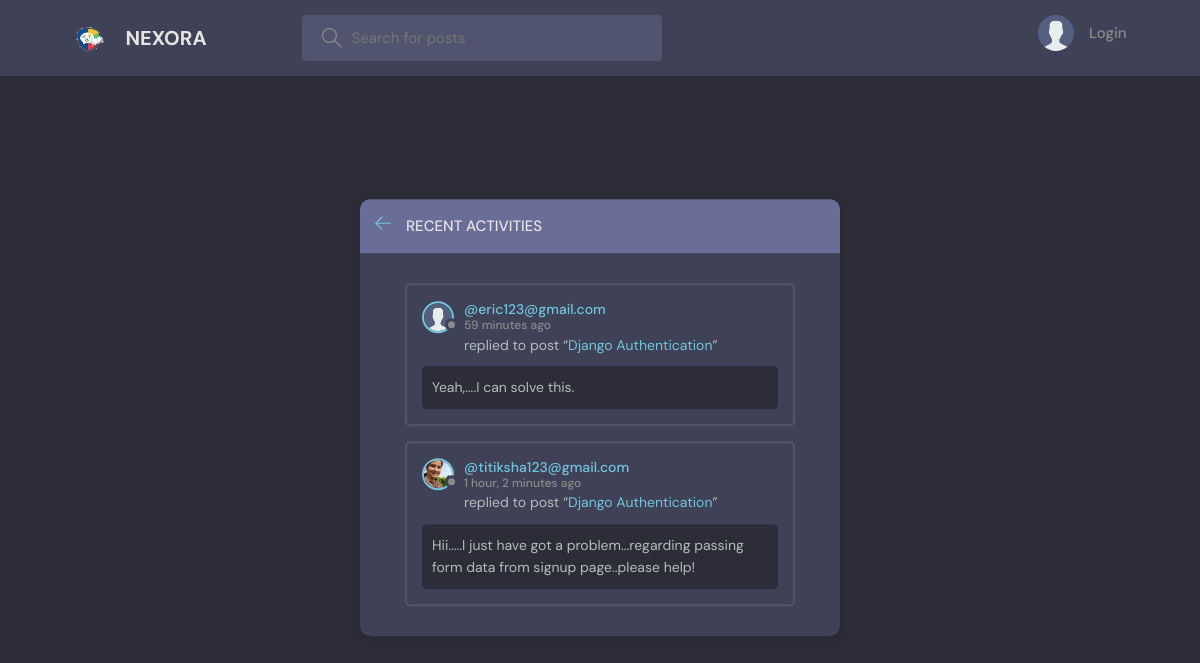
The page /activity/ on the database its author committed.
### base/models.py (models this page shows, shortened)
class Message(models.Model):
    user = models.ForeignKey(User, on_delete=models.CASCADE)
    room = models.ForeignKey(Room, on_delete=models.CASCADE)
    body = models.TextField()
    updated = models.DateTimeField(auto_now=True)
    created = models.DateTimeField(auto_now_add=True)
    class Meta:
        ordering = ['-updated', '-created']

class User(AbstractUser):
    name = models.CharField(max_length=200, null=True)
    email = models.EmailField(unique=True, null=True)
    bio = models.TextField(null=True)
    avatar = models.ImageField(null=True, default="avatar.svg")
    objects = CustomUserManager()
    USERNAME_FIELD = 'email'
    REQUIRED_FIELDS = ['username']
    username = models.CharField(max_length=150, unique=True, null=True, blank=True)

class Room(models.Model):
    host = models.ForeignKey(User, on_delete=models.SET_NULL, null=True)
    topic = models.ForeignKey(Topic, on_delete=models.SET_NULL, null=True)
    name = models.CharField(max_length=200)
    description = models.TextField(null=True, blank=True)
    participants = models.ManyToManyField(
        User, related_name='participants', blank=True)
    updated = models.DateTimeField(auto_now=True)
    created = models.DateTimeField(auto_now_add=True)
    class Meta:
        ordering = ['-updated', '-created']
    def __str__(self):
        return self.name

### base/views.py (the view)
# urls.py: path('activity/', views.activityPage, name="activity"),
def activityPage(request):
    room_messages = Message.objects.all()
    return render(request, 'base/activity.html', {'room_messages': room_messages})

### base/templates/base/activity.html (shortened to what this page needs)
{% extends 'main.html' %}
{% block content %}
<main class="layout">
  <div class="container">
    <div class="layout__box">
      <div class="layout__boxHeader">
        <div class="layout__boxTitle">
          <a href="{% url 'home' %}">
            <svg version="1.1" xmlns="http://www.w3.org/2000/svg" width="32" height="32" viewBox="0 0 32 32">
              <title>arrow-left</title>
              <path
                d="M13.723 2.286l-13.723 13.714 13.719 13.714 1.616-1.611-10.96-10.96h27.625v-2.286h-27.625l10.965-10.965-1.616-1.607z">
              </path>
              </path>
            </svg>
          </a>
          <h3>Recent Activities</h3>
        </div>
      </div>
      <div class="activities-page layout__body">
        {% for message in room_messages %}
        <div class="activities__box">
          <div class="activities__boxHeader roomListRoom__header">
            <a href="{% url 'user-profile' message.user.id %}" class="roomListRoom__author">
              <div class="avatar avatar--small">
                <img src="{{message.user.avatar.url}}" />
              </div>
              <p>
                @{{message.user}}
                <span>{{message.created|timesince}} ago</span>
              </p>
            </a>
          </div>
          <div class="activities__boxContent">
            <p>replied to post “<a href="{% url 'room' message.room.id %}">{{message.room}}</a>”</p>
            <div class="activities__boxRoomContent">
              {{message.body}}
            </div>
          </div>
        </div>
        {% endfor %}
      </div>
    </div>
  </div>
</main>
{% endblock content %}

### static/styles/style.css (style rules this page uses)
:root { --color-main: #71c6dd; --color-main-light: #e1f6fb; --color-dark: #3f4156; --color-dark-medium: #51546e; --color-dark-light: #696d97; --color-light: #e5e5e5; --color-gray: #8b8b8b; --color-light-gray: #b2bdbd; --color-bg: #2d2d39; --color-success: #5dd693; --color-error: #fc4b0b; }
* { font-family: "DM Sans", -apple-system, BlinkMacSystemFont, "Segoe UI", Roboto, Oxygen, Ubuntu, Cantarell, "Open Sans", "Helvetica Neue", sans-serif; margin: 0; padding: 0; box-sizing: border-box; text-rendering: optimizeLegibility; font-size: inherit; }
html { font-size: 56.25%; }
@media only screen and (min-width: 1200px) { html { font-size: 62.5%; } }
body { line-height: 1.6; font-weight: 400; font-size: 1.5rem; color: var(--color-light-gray); background-color: var(--color-bg); min-height: 100vh; }
img { width: 100%; }
a { display: inline-block; color: var(--color-main); text-decoration: none; }
.container { max-width: 120rem; width: 90%; margin: auto; }
.avatar { position: relative; display: inline-block; border-radius: 50%; border: 2px solid var(--color-main); }
.avatar img { display: block; border-radius: 50%; object-fit: cover; object-position: center; }
.avatar::after { content: ""; display: block; position: absolute; background-color: var(--color-gray); z-index: 111; border-radius: 50%; border: 0.3rem solid var(--color-dark); }
.avatar.avatar--small img { width: 2.8rem; height: 2.8rem; }
.avatar.avatar--small:after { width: 0.7rem; height: 0.7rem; bottom: 0px; right: -6px; }
.layout { margin-top: 2.4rem; }
.layout > .container { display: flex; justify-content: space-between; align-items: flex-start; }
.layout__box { width: 90%; max-width: 48rem; min-height: 40rem; position: absolute; top: 50%; left: 50%; transform: translate(-50%, -46%); background-color: var(--color-dark); border-radius: 1rem; box-shadow: 1px 1px 6px 3px rgba(0, 0, 0, 0.1); overflow: hidden; }
.layout__boxHeader { display: flex; padding: 1.5rem; background-color: var(--color-dark-light); }
.layout__boxTitle { display: flex; gap: 1.5rem; align-items: center; }
.layout__boxTitle h3 { text-transform: uppercase; font-weight: 500; color: var(--color-light); }
.layout__boxTitle svg { width: 1.6rem; height: 1.6rem; fill: var(--color-main); }
.layout__body { margin: 3rem; }
.roomListRoom__header { display: flex; justify-content: space-between; align-items: center; }
.roomListRoom__author { font-weight: 500; display: flex; align-items: center; gap: 1rem; }
.activities__box { margin: 1.5rem; padding: 1.5rem; border: 2px solid var(--color-dark-medium); border-radius: 5px; }
.activities__boxHeader p { font-size: 1.4rem; line-height: 1.3; }
.activities__boxHeader p span { color: var(--color-gray); font-size: 1.2rem; display: block; }
.activities__boxContent { margin-left: 4.2rem; }
.activities__boxContent { font-size: 1.4rem; }
.activities__boxRoomContent { background: var(--color-bg); padding: 1rem; border-radius: 5px; margin-top: 1rem; margin-left: -4.2rem; }

### rows shown on the page
Message: user.avatar (placeholder picture), user "eric123@gmail.com", created "59 minutes", room "Django Authentication", body "Yeah,....I can solve this."
Message: user.avatar (picture), user "titiksha123@gmail.com", created "1 hour, 2 minutes", room "Django Authentication", body "Hii.....I just have got a problem...regarding passing form data from signup page..please help!"
